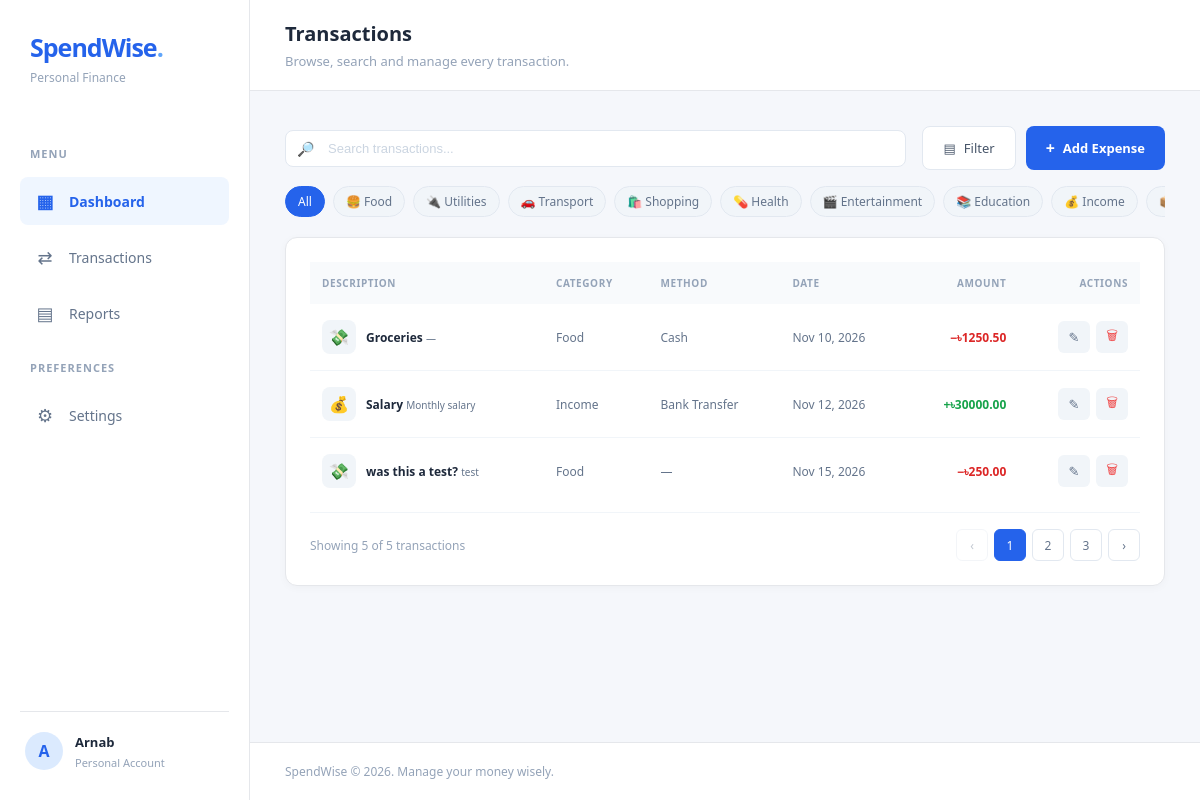
Screenshot of /transactions/ with the database file from the repository.
### expenses/models.py (models this page shows, shortened)
class Expense(models.Model):
    TRANSACTION_TYPES = [
        ('income', 'Income'),
        ('expense', 'Expense'),
    ]
    PAYMENT_METHODS = [
        ('cash', 'Cash'),
        ('card', 'Card'),
        ('bank', 'Bank Transfer'),
        ('mobile', 'Mobile Banking'),
    ]
    title = models.CharField(max_length=100)
    amount = models.DecimalField(max_digits=10, decimal_places=2)
    category = models.CharField(max_length=50)
    transaction_type = models.CharField(
        max_length = 10,
        choices = TRANSACTION_TYPES,
    )
    payment_method = models.CharField(
        max_length = 10,
        choices = PAYMENT_METHODS,
        blank = True,
    )
    date = models.DateField(default=timezone.localdate)
    note = models.TextField(blank=True)
    created_at = models.DateTimeField(auto_now_add=True)

### expenses/views.py (the view)
# urls.py: path('transactions/', views.transactions, name='transactions'),
def transactions(request):
    expenses = Expense.objects.all()
    context = {
        'expenses': expenses,
    }
    return render(request, 'expenses/transactions.html', context)

### expenses/templates/expenses/transactions.html (shortened to what this page needs)
{% extends "expenses/base.html" %}
{% load static %}
{% block page_title %}Transactions{% endblock %}
{% block page_subtitle %}Browse, search and manage every transaction.{% endblock %}
{% block content %}
<div class="page-stack">
    <div class="page-toolbar">
        <div class="search-box" id="search-box">
            <span class="search-icon">🔎</span>
            <input type="search" id="search-input" placeholder="Search transactions..." autocomplete="off">
        </div>
        <div class="toolbar-actions">
            <button type="button" class="ghost-button" id="filter-toggle" data-open-modal="filter-modal">
                <span>▤</span> Filter
            </button>
            <button type="button" class="primary-button" data-open-modal="add-expense-modal">
                <span class="btn-icon">+</span> Add Expense
            </button>
        </div>
    </div>
    <div class="chip-row" id="chip-row">
        <button class="chip active" data-category="all">All</button>
        <button class="chip" data-category="Food">🍔 Food</button>
        <button class="chip" data-category="Utilities">🔌 Utilities</button>
        <button class="chip" data-category="Transport">🚗 Transport</button>
        <button class="chip" data-category="Shopping">🛍️ Shopping</button>
        <button class="chip" data-category="Health">💊 Health</button>
        <button class="chip" data-category="Entertainment">🎬 Entertainment</button>
        <button class="chip" data-category="Education">📚 Education</button>
        <button class="chip" data-category="Income">💰 Income</button>
        <button class="chip" data-category="Other">📦 Other</button>
    </div>
    <div class="dashboard-panel">
        <div class="table-wrapper">
            <table class="transaction-table tx-table">
                <thead>
                    <tr>
                        <th>DESCRIPTION</th>
                        <th>CATEGORY</th>
                        <th>METHOD</th>
                        <th>DATE</th>
                        <th class="text-right">AMOUNT</th>
                        <th class="text-right">ACTIONS</th>
                    </tr>
                </thead>
                    <tbody id="tx-rows">
                        {% for expense in expenses %}
                        <tr data-category="{{ expense.category }}"
                            data-title="{{ expense.title }}"
                            data-amount="{{ expense.amount }}"
                            data-type="{{ expense.transaction_type }}">
                            <td>
                                <div class="transaction-name">
                                    <span class="transaction-icon">
                                        {% if expense.transaction_type == "income" %}💰{% else %}💸{% endif %}
                                    </span>
                                    <div>
                                        <strong>{{ expense.title }}</strong>
                                        <small>{{ expense.note|default:"—" }}</small>
                                    </div>
                                </div>
                            </td>
                            <td>{{ expense.category }}</td>
                            <td>{{ expense.get_payment_method_display|default:"—" }}</td>
                            <td>{{ expense.date|date:"M d, Y" }}</td>
                            <td class="text-right {% if expense.transaction_type == 'income' %}income-amount{% else %}expense-amount{% endif %}">
                                {% if expense.transaction_type == "income" %}+{% else %}−{% endif %}৳{{ expense.amount|floatformat:2 }}
                            </td>
                            <td class="text-right">
                                <div class="row-actions">
                                    <a class="icon-btn" title="Edit"
                                    href="{% url 'edit_expense' expense.id %}">✎</a>
                                    <form method="post" action="{% url 'delete_expense' expense.id %}"
                                        onsubmit="return confirm('Are you sure you want to delete this transaction?');"
                                        style="display: inline;">
                                        <button type="submit" class="icon-btn danger" title="Delete">🗑</button>
                                    </form>
                                </div>
                            </td>
                        </tr>
                        {% empty %}
                        <tr>
                            <td colspan="6">No transactions yet.</td>
                        </tr>
                        {% endfor %}
                    </tbody>
            </table>
        </div>
        <div class="table-footer">
            <p class="table-count" id="tx-count">Showing 5 of 5 transactions</p>
            <div class="pagination">
                <button class="page-btn" disabled>‹</button>
                <button class="page-btn active">1</button>
                <button class="page-btn">2</button>
                <button class="page-btn">3</button>
                <button class="page-btn">›</button>
            </div>
        </div>
    </div>
</div>
{% endblock %}

### expenses/templates/expenses/base.html (shortened to what this page needs)
{% load static %}
<!DOCTYPE html>
<html lang="en">
<head>
    <link rel="stylesheet" href="{% static 'expenses/css/style.css' %}">
    <link rel="stylesheet" href="{% static 'expenses/css/components.css' %}">
</head>
<body>
    <div class="app-container">
        <aside class="sidebar">
            <div class="brand">
                <h2>SpendWise<span>.</span></h2>
                <p>Personal Finance</p>
            </div>
            <nav class="navigation">
                <p class="nav-label">MENU</p>
                <a href="/" class="nav-link active">
                    <span>▦</span>
                    Dashboard
                </a>
                <a href="/transactions/" class="nav-link">
                    <span>⇄</span>
                    Transactions
                </a>
                <a href="/reports/" class="nav-link">
                    <span>▤</span>
                    Reports
                </a>
                <p class="nav-label">PREFERENCES</p>
                <a href="/settings/" class="nav-link">
                    <span>⚙</span>
                    Settings
                </a>
            </nav>
            <div class="sidebar-footer">
                <div class="user-avatar">A</div>
                <div class="user-info">
                    <strong>Arnab</strong>
                    <span>Personal Account</span>
                </div>
            </div>
        </aside>
        <div class="main-container">
            <header class="topbar">
                <div>
                    <h3>{% block page_title %}Dashboard{% endblock %}</h3>
                    <p>{% block page_subtitle %}Welcome back! Here's your financial overview.{% endblock %}</p>
                </div>
            </header>
            <main class="page-content">
                {% block content %}{% endblock %}
            </main>
            <footer class="footer">
                <p>SpendWise &copy; 2026. Manage your money wisely.</p>
            </footer>
        </div>
    </div>
</body>
</html>

### expenses/static/expenses/css/style.css (style rules this page uses)
* { margin: 0; padding: 0; box-sizing: border-box; }
body { font-family: 'Segoe UI', Arial, sans-serif; background: #f5f7fb; color: #1e293b; }
a { text-decoration: none; color: inherit; }
button, select { font: inherit; }
.app-container { display: flex; min-height: 100vh; }
.main-container { flex: 1; min-width: 0; display: flex; flex-direction: column; }
.sidebar { width: 250px; background: #ffffff; border-right: 1px solid #e5e7eb; padding: 30px 20px; display: flex; flex-direction: column; flex-shrink: 0; }
.brand { margin-bottom: 45px; padding-left: 10px; }
.brand h2 { font-size: 25px; color: #2563eb; letter-spacing: -1px; }
.brand h2 span { color: #60a5fa; }
.brand p { font-size: 12px; color: #94a3b8; margin-top: 5px; }
.navigation { display: flex; flex-direction: column; gap: 8px; }
.nav-label { font-size: 11px; font-weight: 700; color: #94a3b8; letter-spacing: 1px; margin: 15px 10px 8px; }
.nav-link { display: flex; align-items: center; gap: 13px; padding: 12px 14px; border-radius: 8px; font-size: 14px; color: #64748b; transition: 0.2s; }
.nav-link span { font-size: 18px; width: 22px; text-align: center; }
.nav-link:hover, .nav-link.active { background: #eff6ff; color: #2563eb; }
.nav-link.active { font-weight: 600; }
.sidebar-footer { margin-top: auto; padding: 20px 5px 0; border-top: 1px solid #e5e7eb; display: flex; align-items: center; gap: 12px; }
.user-avatar { width: 38px; height: 38px; border-radius: 50%; background: #dbeafe; color: #2563eb; display: flex; align-items: center; justify-content: center; font-weight: 700; }
.user-info { display: flex; flex-direction: column; gap: 4px; }
.user-info strong { font-size: 13px; }
.user-info span { font-size: 11px; color: #94a3b8; }
.topbar { min-height: 90px; background: #ffffff; border-bottom: 1px solid #e5e7eb; padding: 20px 35px; display: flex; align-items: center; justify-content: space-between; }
.topbar h3 { font-size: 20px; margin-bottom: 5px; }
.topbar p { font-size: 13px; color: #94a3b8; }
.page-content { flex: 1; padding: 35px; }
.primary-button { display: inline-flex; align-items: center; justify-content: center; background: #2563eb; color: white; padding: 12px 18px; border-radius: 8px; font-size: 13px; font-weight: 600; transition: 0.2s; }
.dashboard-panel { background: #ffffff; border: 1px solid #e5e7eb; border-radius: 12px; padding: 24px; box-shadow: 0 2px 8px rgba(15, 23, 42, 0.03); }
.table-wrapper { width: 100%; overflow-x: auto; }
.transaction-table { width: 100%; border-collapse: collapse; text-align: left; white-space: nowrap; }
.transaction-table th { padding: 14px 12px; background: #f8fafc; color: #94a3b8; font-size: 10px; font-weight: 700; letter-spacing: 0.6px; }
.transaction-table td { padding: 16px 12px; border-bottom: 1px solid #f1f5f9; font-size: 12px; color: #64748b; }
.transaction-table tbody tr:last-child td { border-bottom: none; }
.transaction-name { display: flex; align-items: center; gap: 10px; }
.transaction-name strong { color: #1e293b; font-size: 12px; }
.transaction-icon { width: 34px; height: 34px; background: #f1f5f9; border-radius: 8px; display: flex; align-items: center; justify-content: center; font-size: 16px; }
.expense-amount { color: #dc2626 !important; font-weight: 600; }
.income-amount { color: #16a34a !important; font-weight: 600; }
.footer { padding: 20px 35px; border-top: 1px solid #e5e7eb; background: #ffffff; }
.footer p { font-size: 12px; color: #94a3b8; }

### rows the page displays
Expense: title "Groceries", note "—", category "Food", payment_method "Cash", date "Nov 10, 2026", amount "1250.50"
Expense: title "Salary", note "Monthly salary", category "Income", payment_method "Bank Transfer", date "Nov 12, 2026", amount "30000.00"
Expense: title "was this a test?", note "test", category "Food", payment_method "—", date "Nov 15, 2026", amount "250.00"
